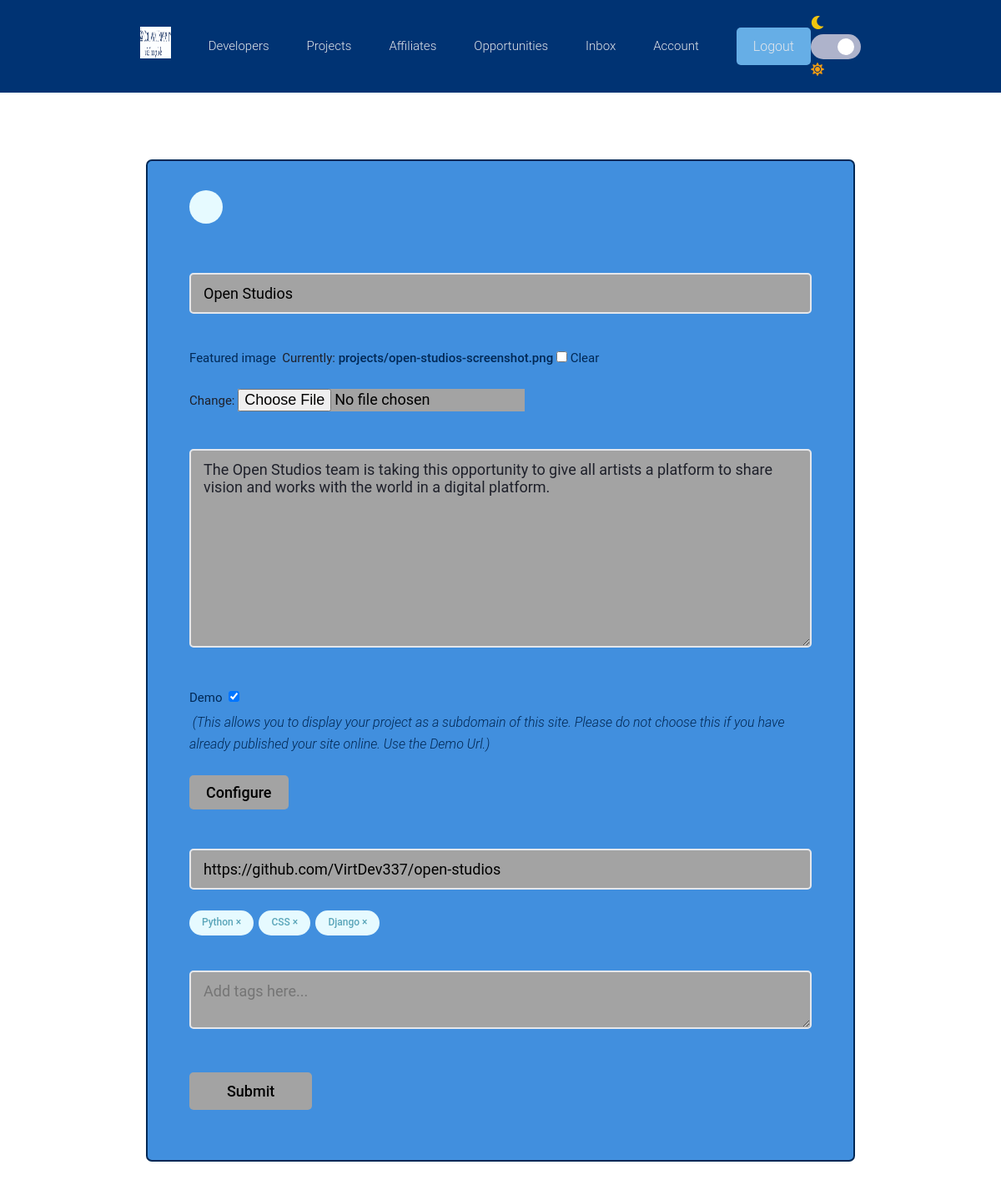
Before: /projects/project/077fa338f39346eab7d605117cb213dd/open-studios/update/ (signed in) with the older database file.
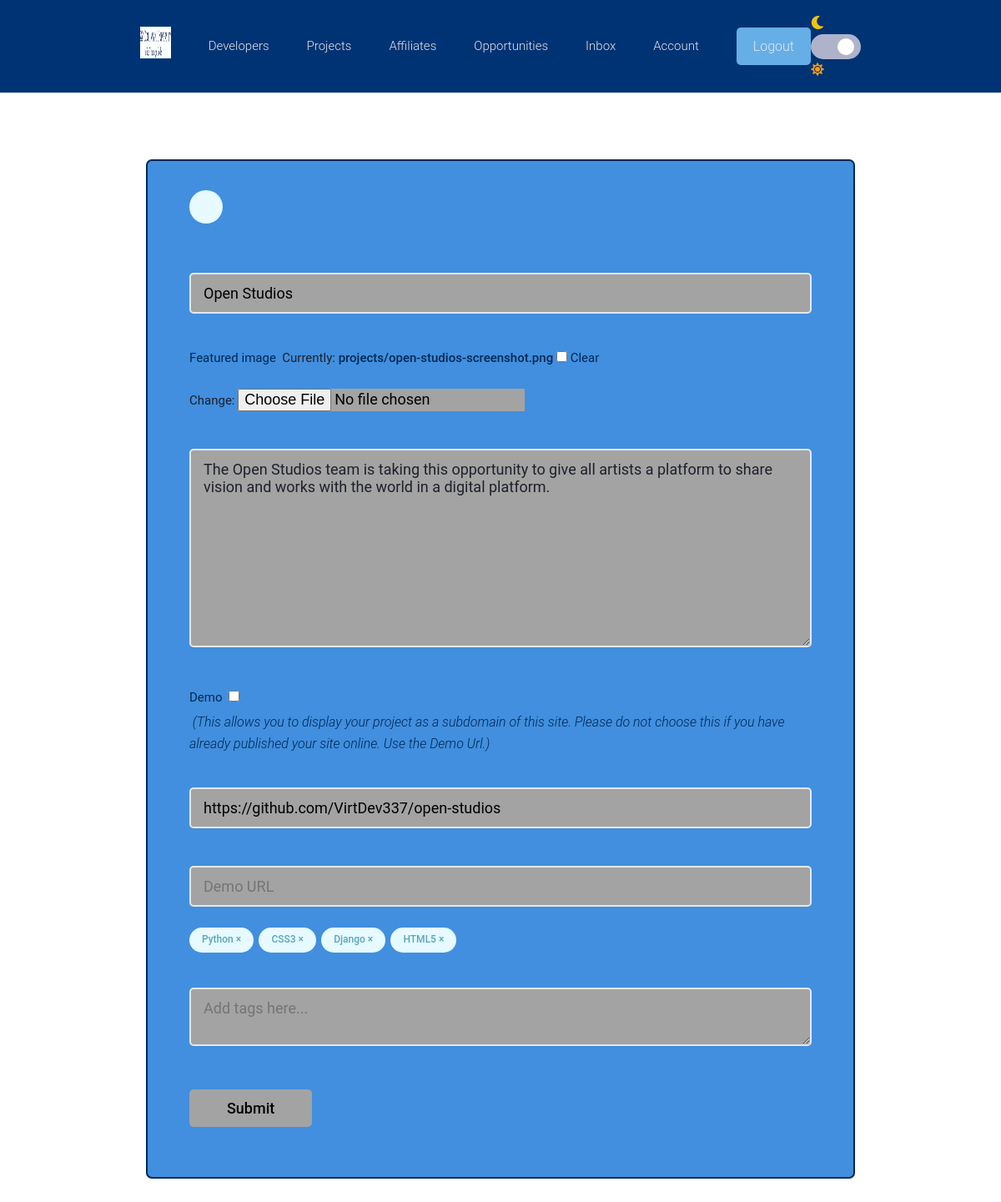
After: the same page with the newer database file.
### projects/models.py (models this page shows, shortened)
class Project(models.Model):
    id = models.UUIDField(default = uuid.uuid4, unique = True, primary_key = True, editable = False)
    owner = models.ForeignKey(Profile, null = True, blank = True, on_delete = models.CASCADE)
    title = models.CharField(max_length = 200)
    slug = models.SlugField(default = '', editable = False, max_length = 200, null = False)
    created = models.DateTimeField(auto_now_add = True)
    description = models.TextField(null = True, blank = True)
    tags = models.ManyToManyField('Tag', blank = True)
    featured_image = models.ImageField(null = True, blank = True,
                                        upload_to = 'projects/', default = "projects/default.jpg")
    demo_link = models.CharField(max_length = 2000, null = True, blank = True)
    source_link = models.CharField(max_length = 2000, null = True, blank = True)
    site = models.ForeignKey(Site, default = None, on_delete=models.CASCADE)
    demo = models.BooleanField(default = False, null = True, blank = True)
    demo_set = models.BooleanField(default = False, null = True, blank = True)
    project_name = models.CharField(max_length = 200, default = "", blank = True, null = True)
    site_name = models.CharField(max_length = 200, default = "", blank = True, null = True)
    project_directory = models.CharField(max_length = 200, default = "", blank = True, null = True)
    site_directory = models.CharField(max_length = 200, default = "", blank = True, null = True)
    vote_total = models.IntegerField(default = 0, null = True, blank = True)
    vote_ratio = models.IntegerField(default = 0, null = True, blank = True)
    class Meta:
        ordering = ['-vote_ratio', '-vote_total', 'title']
        unique_together = [['slug', 'owner']]

class Tag(models.Model):
    name = models.CharField(max_length = 200)
    created = models.DateTimeField(auto_now_add = True)
    id = models.UUIDField(default = uuid.uuid4, unique = True, primary_key = True, editable = False)

### projects/views.py (the view, shortened to what this page needs)
# urls.py: path('project/<str:owner>/<str:slug>/update/', views.updateProject, name = "update-project"),
@login_required(login_url = "login")
def updateProject(request, owner, slug):
    profile = request.user.profile
    project = profile.project_set.get(slug = slug)
    form = ProjectForm(instance = project)
    if project.demo:
        del form.fields['demo_link']
    elif project.demo_link:
        del form.fields['demo']
    context = {'form': form, 'project': project}
    return render(request, "projects/project_form.html", context)

### projects/forms.py
class ProjectForm(ModelForm):
    class Meta:
        model = Project
        fields = ['title', 'featured_image', 'description',
                    'demo', 'source_link', 'demo_link']
        widgets = {
            'tags': forms.CheckboxSelectMultiple(),
            'demo': forms.CheckboxInput(),
            'title': forms.TextInput(attrs = {
                'placeholder': 'Title',}),
            'description': forms.Textarea(attrs = {
                'placeholder': 'Description',}),
            'source_link': forms.TextInput(attrs = {
                'placeholder': 'Source URL',}),
            'demo_link': forms.TextInput(attrs = {
                'placeholder': 'Demo URL',}),
        }
    def __init__(self, *args, **kwargs):
        super(ProjectForm, self).__init__(*args, **kwargs)
        for name, field in self.fields.items():
            field.widget.attrs.update({'class': 'input'})

### users/models.py (called while the page is built)
    def __str__(self):
        if self.profile_type == 'alum':
            return str(self.name)
        else:
            return str(self.organization_name)

### projects/templates/projects/project_form.html (shortened to what this page needs)
{% extends 'main.html' %}
{% block content %}
<main class="formPage my-xl">
    <div class="content-box">
        <div class="formWrapper">
            <a class="backButton" href="{% url 'account' %}"></a>
            <br>
            <form class="form" method="POST" enctype="multipart/form-data">
                {% for field in form %}
                <div class="form__field">
                    {% if field.label == "Featured image" or field.label == "Demo" %}
                        <label for="formInput#text">{{field.label}}&nbsp;</label>
                    {% endif %}
                    {{field}}
                    {% if field.label == "Demo" %}
                        <label for="formInput#hint"><span id="demo-option"><i>&nbsp;(This allows you to display your project as a subdomain of this site.  Please do not choose this if you have already published your site online.  Use the Demo Url.)</i></span></label>
                        {% if project.demo and project.demo_set %}
                            <a href="{% url 'demo-conf' project.owner project.slug %}">
                                <input class="project btn btn--sub" type="button" value="Configure" />
                            </a>
                        {% endif %}
                    {% endif %}
                </div>
                {% endfor %}
                <div class="form__field">
                    {% for tag in project.tags.all %}
                    <div class="project-tag tag tag--pill tag--main" data-tag="{{tag.id}}"
                        data-project="{{project.id}}">{{tag.name}} &#215;</div>
                    {% endfor %}
                <div class="form__field">
                    <textarea class="input" name="newtags" placeholder="Add tags here..."></textarea>
                </div>
                <input class="btn btn--sub btn--lg  my-md" type="submit" value="Submit" />
            </form>
        </div>
    </div>
</main>
{% endblock %}

Changed rows visible on the page:
no longer on this page (row unchanged): Tag: name "CSS"
changed Project "Open Studios": demo "☑" → "☐"
now on this page (row unchanged): Tag: name "CSS3"
now on this page (row unchanged): Tag: name "HTML5"
Other visible differences:
list line gone: "Configure"
